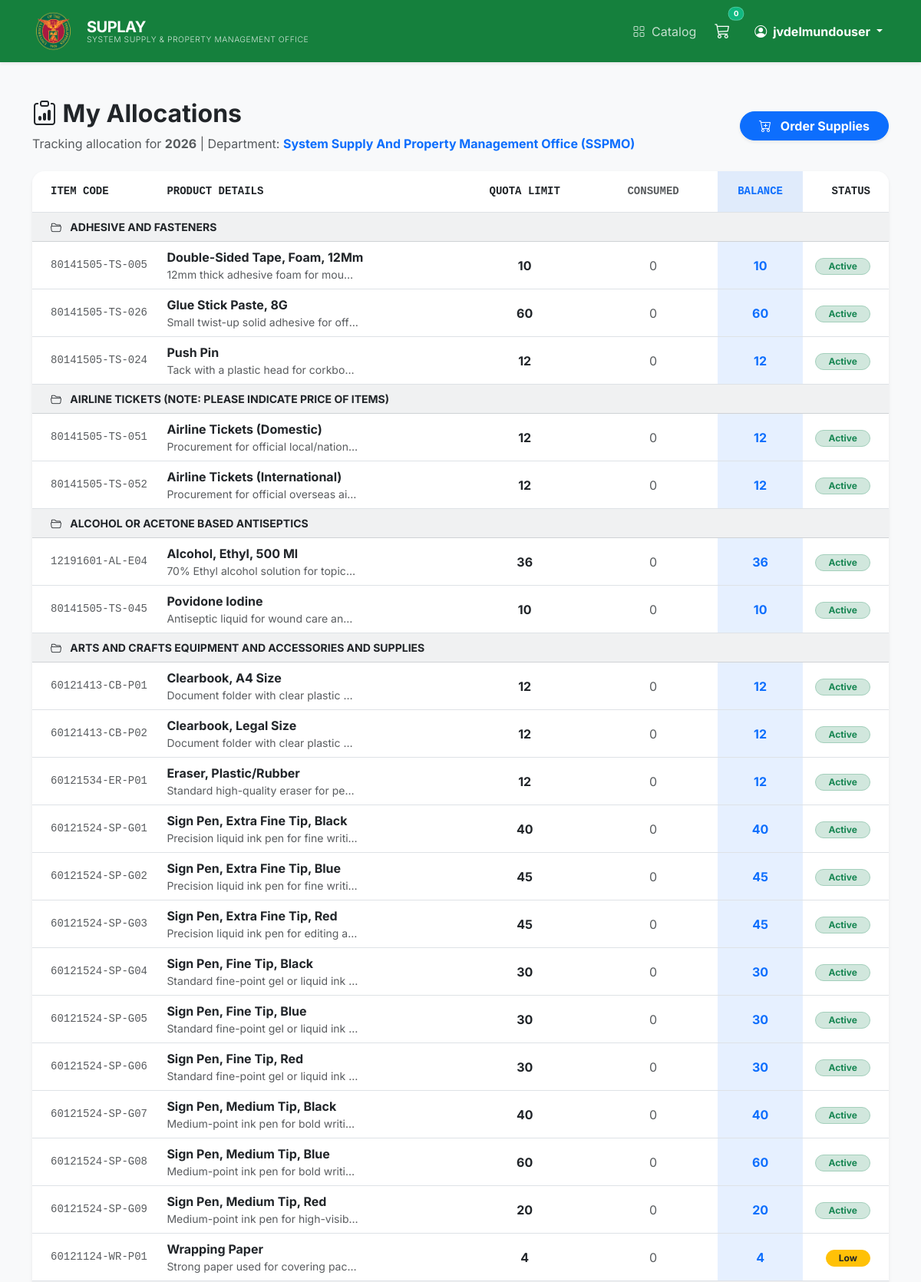
The app's page /my-allocation/ (signed in, upper part) with its own data.
### supplies/models.py (models this page shows, shortened)
class UserProfile(models.Model):
    ROLE_CHOICES = [
        ('dept_ao', 'Department Admin Officer'),
        ('unit_head', 'Head of Unit / Office'),
        ('store_ao', 'Store Admin Officer (Egay)'),
        ('store_sup', 'Store Supervisor (Aaron)'),
        ('spmo_chief', 'SSPMO Chief (Isagani)'),
    ]
    user = models.OneToOneField(User, on_delete=models.CASCADE, related_name='profile')
    department = models.ForeignKey(Department, on_delete=models.SET_NULL, null=True, blank=True, related_name='profiles')
    role = models.CharField(max_length=20, choices=ROLE_CHOICES, default='dept_ao')

class Department(models.Model):
    name = models.CharField(max_length=100, unique=True)
    description = models.TextField(blank=True, null=True)
    class Meta: ordering = ['name']

class Category(models.Model):
    name = models.CharField(max_length=255)
    description = models.TextField(blank=True)
    def __str__(self): return self.name
    class Meta:
        verbose_name_plural = "Categories"
        ordering = ['name']

class AnnualProcurementPlan(models.Model):
    department = models.ForeignKey(Department, on_delete=models.CASCADE, related_name='plans', null=True, blank=True)
    product = models.ForeignKey(Product, on_delete=models.CASCADE)
    year = models.IntegerField(default=2025)
    date_requested = models.DateField(null=True, blank=True)
    jan = models.PositiveIntegerField(default=0, verbose_name="Jan")
    feb = models.PositiveIntegerField(default=0, verbose_name="Feb")
    mar = models.PositiveIntegerField(default=0, verbose_name="Mar")
    apr = models.PositiveIntegerField(default=0, verbose_name="Apr")
    may = models.PositiveIntegerField(default=0, verbose_name="May")
    jun = models.PositiveIntegerField(default=0, verbose_name="Jun")
    jul = models.PositiveIntegerField(default=0, verbose_name="Jul")
    aug = models.PositiveIntegerField(default=0, verbose_name="Aug")
    sep = models.PositiveIntegerField(default=0, verbose_name="Sep")
    oct = models.PositiveIntegerField(default=0, verbose_name="Oct")
    nov = models.PositiveIntegerField(default=0, verbose_name="Nov")
    dec = models.PositiveIntegerField(default=0, verbose_name="Dec")
    quantity_consumed = models.PositiveIntegerField(default=0)
    class Meta:
        unique_together = ('department', 'product', 'year')
        verbose_name = "APP Allocation"
        ordering = ['department__name', 'product__name']
    @property
    def quantity_approved(self):
        return (self.jan + self.feb + self.mar + self.apr + self.may + self.jun +
                self.jul + self.aug + self.sep + self.oct + self.nov + self.dec)
    def remaining_balance(self):
        return self.quantity_approved - self.quantity_consumed

class Product(models.Model):
    name = models.CharField(max_length=200)
    brand = models.CharField(max_length=100, blank=True, null=True)
    item_code = models.CharField(max_length=50, blank=True, null=True, help_text="Stock No / Item Code")
    supplier = models.ForeignKey(Supplier, on_delete=models.SET_NULL, null=True, blank=True)
    description = models.TextField()
    price = models.DecimalField(max_digits=10, decimal_places=2)
    category = models.ForeignKey(Category, on_delete=models.CASCADE)
    stock = models.IntegerField(default=0)
    unit = models.CharField(max_length=50, blank=True, null=True, help_text="e.g., pc, box, ream")
    reorder_point = models.IntegerField(default=0, help_text="Alert when stock drops below this number")
    image = models.ImageField(upload_to='products/', blank=True, null=True)
    created_at = models.DateTimeField(auto_now_add=True)
    class Meta: ordering = ['name']

### supplies/views/app_views.py (the view)
# urls.py: path('my-allocation/', views.my_app_status, name='my_app_status'),
@login_required
def my_app_status(request):
    user_dept = None
    if hasattr(request.user, 'profile'):
        user_dept = request.user.profile.department
    if not user_dept:
        allocations = AnnualProcurementPlan.objects.none()
    else:
        allocations = AnnualProcurementPlan.objects.filter(
            department=user_dept,
            year=timezone.now().year
        ).select_related('product', 'product__category').order_by('product__category__name', 'product__name')
    return render(request, 'supplies/app_status.html', {'allocations': allocations})

### supplies/context_processors.py (called while the page is built, shortened)
def sidebar_pulse(request):
    if not request.user.is_authenticated or not request.user.is_staff:
        return {}

### supplies/templates/supplies/app_status.html (shortened to what this page needs)
{% extends 'supplies/base.html' %}
{% load humanize %}
{% block content %}
<div class="container py-5">
    <div class="d-flex justify-content-between align-items-center mb-4">
        <div>
            <h2 class="fw-bold text-dark"><i class="bi bi-clipboard-data"></i> My Allocations</h2>
            <p class="text-muted mb-0">
                Tracking allocation for <strong>{% now "Y" %}</strong>
                {% if user.profile.department %}
                | Department: <span class="text-primary fw-bold">{{ user.profile.department.name }}</span>
                {% endif %}
            </p>
        </div>
        <a href="{% url 'home' %}" class="btn btn-primary fw-bold px-4 rounded-pill shadow-sm">
            <i class="bi bi-cart-plus me-2"></i> Order Supplies
        </a>
    </div>
    <div class="card shadow-sm border-0 rounded-4 overflow-hidden">
        <div class="card-body p-0">
            <div class="table-responsive">
                <table class="table table-hover align-middle mb-0">
                    <thead class="bg-light text-uppercase small fw-bold text-secondary font-monospace">
                        <tr>
                            <th class="py-3 ps-4" style="width: 15%;">Item Code</th>
                            <th class="py-3" style="width: 35%;">Product Details</th>
                            <th class="py-3 text-center" style="width: 15%;">Quota Limit</th>
                            <th class="py-3 text-center text-muted" style="width: 15%;">Consumed</th>
                            <th class="py-3 text-center bg-primary bg-opacity-10 text-primary" style="width: 10%;">
                                Balance</th>
                            <th class="py-3 text-end pe-4" style="width: 10%;">Status</th>
                        </tr>
                    </thead>
                    <tbody>
                        {% regroup allocations by product.category as category_list %}
                        {% for category in category_list %}
                        <tr class="table-light border-bottom border-secondary border-opacity-25">
                            <td colspan="6"
                                class="fw-bold text-uppercase text-dark ps-4 py-2 small bg-secondary bg-opacity-10">
                                <i class="bi bi-folder2-open me-2"></i> {{ category.grouper }}
                            </td>
                        </tr>
                        {% for item in category.list %}
                        <tr>
                            <td class="ps-4 font-monospace small text-muted">
                                {{ item.product.item_code|default:"-" }}
                            </td>
                            <td>
                                <div class="fw-bold text-dark">{{ item.product.name }}</div>
                                <small class="text-muted d-block text-truncate" style="max-width: 250px;">
                                    {{ item.product.description|truncatechars:50 }}
                                </small>
                            </td>
                            <td class="text-center fw-bold text-dark">
                                {{ item.quantity_approved }}
                            </td>
                            <td class="text-center text-muted">
                                {{ item.quantity_consumed }}
                            </td>
                            <td class="text-center fw-bold fs-6 text-primary bg-primary bg-opacity-10">
                                {{ item.remaining_balance }}
                            </td>
                            <td class="text-end pe-4">
                                {% if item.remaining_balance <= 0 %} <span
                                    class="badge bg-danger text-white rounded-pill px-3">Depleted</span>
                                    {% elif item.remaining_balance < 10 %} <span
                                        class="badge bg-warning text-dark border border-warning rounded-pill px-3">
                                        Low</span>
                                        {% else %}
                                        <span
                                            class="badge bg-success-subtle text-success border border-success-subtle rounded-pill px-3">Active</span>
                                        {% endif %}
                            </td>
                        </tr>
                        {% endfor %}
                        {% endfor %}
                    </tbody>
                </table>
            </div>
        </div>
    </div>
</div>
{% endblock %}

### supplies/templates/supplies/base.html (shortened to what this page needs)
<!DOCTYPE html>
{% load static %}
<html lang="en">
<head>
    <link href="https://cdn.jsdelivr.net/npm/bootstrap@5.3.0/dist/css/bootstrap.min.css" rel="stylesheet">
    <link rel="stylesheet" href="https://cdn.jsdelivr.net/npm/bootstrap-icons@1.11.0/font/bootstrap-icons.css">
</head>
<body class="bg-light">
    {% block navbar %}
    <nav class="navbar navbar-expand-lg navbar-dark sticky-top shadow-sm" style="background-color: #15803d !important;">
        <div class="container">
            <a class="navbar-brand d-flex align-items-center gap-3" href="{% url 'home' %}">
                <img src="{% static 'up_logo_official.png' %}" alt="UP Logo" width="55" height="55"
                    class="d-inline-block align-text-top" style="filter: brightness(1.2);">
                <div class="d-flex flex-column justify-content-center" style="line-height: 1.1;">
                    <span class="fw-bold fs-5" style="letter-spacing: -0.5px;">SUPLAY</span>
                    <span class="fw-light text-white text-uppercase"
                        style="font-size: 0.65rem; letter-spacing: 0.5px; opacity: 0.8;">System Supply & Property
                        Management Office</span>
                </div>
            </a>
            <div class="collapse navbar-collapse" id="navbarNav">
                <ul class="navbar-nav ms-auto align-items-center">
                    <li class="nav-item me-2">
                        <a class="nav-link text-white opacity-75 hover-opacity-100" href="{% url 'home' %}"><i class="bi bi-grid me-1"></i>
                            Catalog</a>
                    </li>
                    <li class="nav-item me-3">
                        <a class="nav-link text-white position-relative" href="{% url 'view_cart' %}">
                            <i class="bi bi-cart3 fs-5"></i>
                            <span
                                class="position-absolute top-0 start-100 translate-middle badge rounded-pill bg-success border border-white border-opacity-25"
                                style="font-size: 0.6rem; background: #10b981 !important;">
                                {{ request.session.cart|length|default:"0" }}
                            </span>
                        </a>
                    </li>
                    <li class="nav-item dropdown">
                        <a class="nav-link dropdown-toggle text-white fw-bold" href="#" role="button"
                            data-bs-toggle="dropdown">
                            <i class="bi bi-person-circle me-1"></i> {{ user.username|default:"Guest" }}
                        </a>
                    </li>
                </ul>
            </div>
        </div>
    </nav>
    {% endblock %}
    {% block content %}
    {% endblock %}
</body>
</html>

### supplies/templates/supplies/base.html (style rules this page uses)
body { font-family: 'Inter', system-ui, -apple-system, sans-serif; }
.navbar-brand { font-weight: 700; letter-spacing: -0.5px; }

### records on screen
Category: grouper "ADHESIVE AND FASTENERS"
AnnualProcurementPlan: product.item_code "80141505-TS-005", product.name "Double-Sided Tape, Foam, 12Mm", product.description "12mm thick adhesive foam for mou…", quantity_approved "10", quantity_consumed "0", remaining_balance "10", shows "Active"
AnnualProcurementPlan: product.item_code "80141505-TS-026", product.name "Glue Stick Paste, 8G", product.description "Small twist-up solid adhesive for off…", quantity_approved "60", quantity_consumed "0", remaining_balance "60", shows "Active"
AnnualProcurementPlan: product.item_code "80141505-TS-024", product.name "Push Pin", product.description "Tack with a plastic head for corkbo…", quantity_approved "12", quantity_consumed "0", remaining_balance "12", shows "Active"
Category: grouper "AIRLINE TICKETS (NOTE: PLEASE INDICATE PRICE OF ITEMS)"
AnnualProcurementPlan: product.item_code "80141505-TS-051", product.name "Airline Tickets (Domestic)", product.description "Procurement for official local/nation…", quantity_approved "12", quantity_consumed "0", remaining_balance "12", shows "Active"
AnnualProcurementPlan: product.item_code "80141505-TS-052", product.name "Airline Tickets (International)", product.description "Procurement for official overseas ai…", quantity_approved "12", quantity_consumed "0", remaining_balance "12", shows "Active"
Category: grouper "ALCOHOL OR ACETONE BASED ANTISEPTICS"
AnnualProcurementPlan: product.item_code "12191601-AL-E04", product.name "Alcohol, Ethyl, 500 Ml", product.description "70% Ethyl alcohol solution for topic…", quantity_approved "36", quantity_consumed "0", remaining_balance "36", shows "Active"
AnnualProcurementPlan: product.item_code "80141505-TS-045", product.name "Povidone Iodine", product.description "Antiseptic liquid for wound care an…", quantity_approved "10", quantity_consumed "0", remaining_balance "10", shows "Active"
Category: grouper "ARTS AND CRAFTS EQUIPMENT AND ACCESSORIES AND SUPPLIES"
AnnualProcurementPlan: product.item_code "60121413-CB-P01", product.name "Clearbook, A4 Size", product.description "Document folder with clear plastic…", quantity_approved "12", quantity_consumed "0", remaining_balance "12", shows "Active"
AnnualProcurementPlan: product.item_code "60121413-CB-P02", product.name "Clearbook, Legal Size", product.description "Document folder with clear plastic…", quantity_approved "12", quantity_consumed "0", remaining_balance "12", shows "Active"
AnnualProcurementPlan: product.item_code "60121534-ER-P01", product.name "Eraser, Plastic/Rubber", product.description "Standard high-quality eraser for pe…", quantity_approved "12", quantity_consumed "0", remaining_balance "12", shows "Active"
AnnualProcurementPlan: product.item_code "60121524-SP-G01", product.name "Sign Pen, Extra Fine Tip, Black", product.description "Precision liquid ink pen for fine writi…", quantity_approved "40", quantity_consumed "0", remaining_balance "40", shows "Active"
AnnualProcurementPlan: product.item_code "60121524-SP-G02", product.name "Sign Pen, Extra Fine Tip, Blue", product.description "Precision liquid ink pen for fine writi…", quantity_approved "45", quantity_consumed "0", remaining_balance "45", shows "Active"
AnnualProcurementPlan: product.item_code "60121524-SP-G03", product.name "Sign Pen, Extra Fine Tip, Red", product.description "Precision liquid ink pen for editing a…", quantity_approved "45", quantity_consumed "0", remaining_balance "45", shows "Active"
AnnualProcurementPlan: product.item_code "60121524-SP-G04", product.name "Sign Pen, Fine Tip, Black", product.description "Standard fine-point gel or liquid ink…", quantity_approved "30", quantity_consumed "0", remaining_balance "30", shows "Active"
AnnualProcurementPlan: product.item_code "60121524-SP-G05", product.name "Sign Pen, Fine Tip, Blue", product.description "Standard fine-point gel or liquid ink…", quantity_approved "30", quantity_consumed "0", remaining_balance "30", shows "Active"
AnnualProcurementPlan: product.item_code "60121524-SP-G06", product.name "Sign Pen, Fine Tip, Red", product.description "Standard fine-point gel or liquid ink…", quantity_approved "30", quantity_consumed "0", remaining_balance "30", shows "Active"
AnnualProcurementPlan: product.item_code "60121524-SP-G07", product.name "Sign Pen, Medium Tip, Black", product.description "Medium-point ink pen for bold writi…", quantity_approved "40", quantity_consumed "0", remaining_balance "40", shows "Active"
AnnualProcurementPlan: product.item_code "60121524-SP-G08", product.name "Sign Pen, Medium Tip, Blue", product.description "Medium-point ink pen for bold writi…", quantity_approved "60", quantity_consumed "0", remaining_balance "60", shows "Active"
AnnualProcurementPlan: product.item_code "60121524-SP-G09", product.name "Sign Pen, Medium Tip, Red", product.description "Medium-point ink pen for high-visib…", quantity_approved "20", quantity_consumed "0", remaining_balance "20", shows "Active"
AnnualProcurementPlan: product.item_code "60121124-WR-P01", product.name "Wrapping Paper", product.description "Strong paper used for covering pac…", quantity_approved "4", quantity_consumed "0", remaining_balance "4", shows "Low"

### other values on screen
{{ request.session.cart|length|default:"0" }} "0"
{{ user.username|default:"Guest" }} "jvdelmundouser"
{{ user.profile.department.name }} "System Supply And Property Management Office (SSPMO)"
